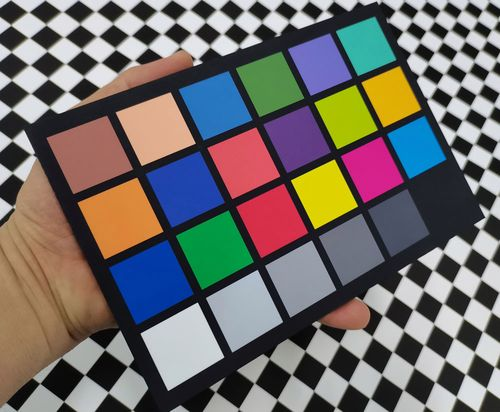
#> input picture 3a/AWB/CCM_Simulator/colorcard.jpg, 500 x 412 px
$ python -i CCMcalculator.py   (imports and definitions only)
#> lines starting #> are read from the running program, lines starting #| are printed output that depends on the picture
### 3a/AWB/CCM_Simulator/plotChart.py
#!/usr/bin/env python3

from numpy.random import *
import numpy as np
import cv2 as cv
from PIL import Image, ImageDraw, ImageFont
import matplotlib.pyplot as plt

class Compare():
    def __init__(self):
        print("plot compare")

    # [120 lines left out: functions csvfile2nparray, loadCCM, drawChartComparison, saveResultImg, sRGB2XYZ, XYZ2sRGB and 1 more, not called in this run]

    def correctChart(self, source, ccm):
        correctedSource = np.dot(source, ccm)
        return correctedSource

    # [35 lines left out: function plotCompare, not called in this run]
        # [4 lines of commented-out code are left out]

### 3a/AWB/CCM_Simulator/CCMcalculator.py
import imutils
import numpy as np
import joblib
import cv2 as cv
from joblib import load
from scipy.optimize import leastsq
from plotChart import Compare

# pts = []  # 用于存放点
class CCM_IMGProcess():
    def __init__(self):
        self.pts = []
        self.source_colors = []
        self.ccm = np.zeros([3, 3])
        self.target_colors = np.array([[115, 194, 98,  87,  133, 103, 214, 80,  193, 94,  157, 224, 56,  70,  175, 231, 187, 8, 5, 5, 5, 5, 5, 5],
                  [82,  150, 122, 108, 128, 189, 126, 91,  90,  60,  188, 163, 61,  148, 54,  199, 86,  133, 5, 5, 5, 5, 5, 5],
                  [68,  130, 157, 67,  177, 170, 44,  166, 99,  108, 64,  46,  150, 73,  60,  31,  149, 161, 5, 5, 5, 5, 5, 5]])
        self.plotCompare = Compare()
        self.input_path = {}


    # 统一的：mouse callback function
    # [40 lines left out: function draw_roi, not called in this run]


    def get_pts(self, img):
        # 创建图像与窗口并将窗口与回调函数绑定
        img = imutils.resize(img, width=500)
        cv.namedWindow('image')
        cv.setMouseCallback('image', self.draw_roi, img)
        print("[INFO] 单击左键：选择点，单击右键：删除上一次选择的点，单击中键：确定ROI区域")
        print("[INFO] 按‘S’确定选择区域并保存")
        print("[INFO] 按 ESC 退出")

        while True:
            key = cv.waitKey(1) & 0xFF
            # print("key", key)
            if key == 13:
                break
            if key == ord("s"):
                # saved_data = {"ROI": self.pts}
                # joblib.dump(value=saved_data, filename="config.pkl")
                # print("[INFO] ROI坐标已保存到本地.")
                break
        cv.destroyAllWindows()
        self.get_24_colors(img)
        self.ccmCalculation()
        self.plotCompare.plotCompare(self.source_colors, self.target_colors, self.ccm)

    def re_apply_ccm(self, ccm):

        self.plotCompare.plotCompare(self.source_colors, self.target_colors, ccm)


    def get_24_colors(self, img):
        color_matrix = []
        if len(self.pts) >= 4:
            pts = self.pts[:4]
            pts = self.sort_point(pts)
            print("ROI:", pts)
            pts = np.float32(pts)
            # dst_w = int(pts[1][0] - pts[0][0])
            # dst_h = int(pts[0][0] - pts[1][0])
            # pos2 = np.array([[0, 0], [dst_w, 0],  [0, dst_h], [dst_w, dst_h]], dtype="float32")
            pos2 = np.float32([[0, 0], [300, 0], [0, 200],  [300, 200]])
            M = cv.getPerspectiveTransform(pts, pos2)
            # print("M:", M, dst_h, dst_w)
            img_persp = cv.warpPerspective(img, M, (300, 200))

            # print(img_persp.shape)
            pos_vert = [20, 70, 120, 170]
            pos_hori = [20, 70, 120, 170, 220, 270]
            for i in pos_vert:
                for j in pos_hori:
                    cv.rectangle(img_persp, (j - 8, i - 8), (j + 15, i + 15), (0, 0, 255), 2)

            # img_persp = np.rot90(img_persp, 1)
            for i in pos_vert:
                for j in pos_hori:
                    data = img_persp[i - 5:i + 5, j - 6:j + 6]
                    # print(i,j, data.shape)
                    b, g, r = cv.split(data)
                    color_matrix.append([int(np.mean(r)), int(np.mean(g)), int(np.mean(b))])

            self.source_colors = np.array(color_matrix)
            cv.imshow("img_show", img_persp)
            cv.waitKey(0)
            cv.destroyAllWindows()
        else:
            print("未找到色卡")
        print("24 COLORS:", color_matrix)
        return self.source_colors


    # [23 lines left out: functions sort_point, func, not called in this run]

    def residuals(self, p, y, x1, x2):
        return y - self.func(x1, x2, p)

    def degamma(self, img):
        img = pow((img / 255), 2.2)
        return img * 255

    def ccmCalculation(self):
        standard_sRGB = self.degamma(self.target_colors)

        raw_RGB = np.array(self.source_colors)[:18, :]
        raw_RGB = self.degamma(raw_RGB[:, :])
        # print("raw_RGB", raw_RGB)
        light_adjust = self.lightnessAlign(standard_sRGB, raw_RGB)
        print("亮度较准系数", light_adjust)
        raw_RGB = raw_RGB*light_adjust

        standard_sRGB = standard_sRGB[:, :18]

        y1 = standard_sRGB[0]
        y2 = standard_sRGB[1]
        y3 = standard_sRGB[2]

        x1 = []
        x2 = []
        for i in range(len(y1)):
            y1[i] = y1[i] - raw_RGB[i][2]
            y2[i] = y2[i] - raw_RGB[i][2]
            y3[i] = y3[i] - raw_RGB[i][2]
            x1.append(raw_RGB[i][0] - raw_RGB[i][2])
            x2.append(raw_RGB[i][1] - raw_RGB[i][2])

        x1 = np.array(x1)
        x2 = np.array(x2)

        p0 = [0.5, 0.5]  # 第一次猜测的函数拟合参数

        plsq1 = leastsq(self.residuals, p0, args=(y1, x1, x2))
        plsq2 = leastsq(self.residuals, p0, args=(y2, x1, x2))
        plsq3 = leastsq(self.residuals, p0, args=(y3, x1, x2))

        self.ccm = [[plsq1[0][0], plsq1[0][1], 1 - plsq1[0][0] - plsq1[0][1]],
               [plsq2[0][0], plsq2[0][1], 1 - plsq2[0][0] - plsq2[0][1]],
               [plsq3[0][0], plsq3[0][1], 1 - plsq3[0][0] - plsq3[0][1]]]
        print("ccm", self.ccm)

    # [10 lines left out: function lightnessAlign, not called in this run]


# img = cv.imread("./colorcard.jpg")
# SDS = CCM_IMGProcess(img)
# SDS.get_pts()

>>> import cv2
>>> picture = cv2.imread('colorcard.jpg', cv2.IMREAD_GRAYSCALE)
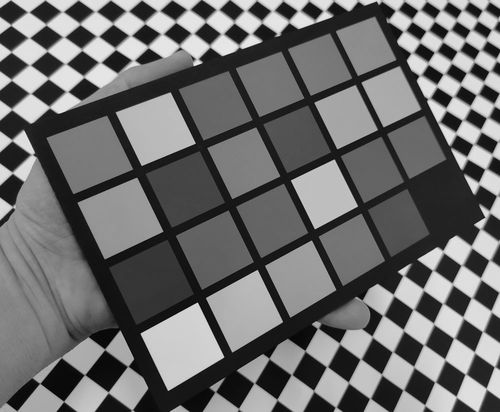
#> picture: shape (412, 500); min 0, max 244, mean 108.4
>>> result = CCM_IMGProcess().get_pts(picture)
#> (key Esc is pressed here)
#> (the run stopped early here; a loop or call above may not have finished)
